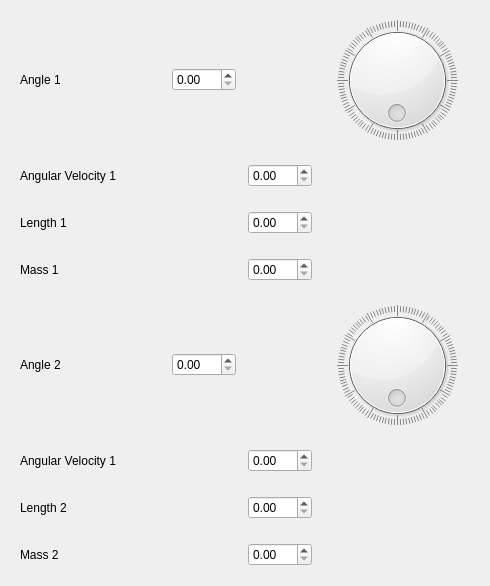
<?xml version="1.0" encoding="UTF-8"?>
<ui version="4.0">
 <class>PenduleDoubleTab</class>
 <widget class="QWidget" name="PenduleDoubleTab">
  <property name="geometry">
   <rect>
    <x>0</x>
    <y>0</y>
    <width>490</width>
    <height>578</height>
   </rect>
  </property>
  <property name="windowTitle">
   <string>Form</string>
  </property>
  <layout class="QVBoxLayout" name="verticalLayout">
   <item>
    <widget class="QWidget" name="widget_2" native="true">
     <layout class="QHBoxLayout" name="horizontalLayout">
      <item alignment="Qt::AlignLeft">
       <widget class="QLabel" name="angleLabel">
        <property name="text">
         <string>Angle 1</string>
        </property>
       </widget>
      </item>
      <item alignment="Qt::AlignLeft">
       <widget class="QDoubleSpinBox" name="angleSpinBox">
        <property name="maximum">
         <double>365.000000000000000</double>
        </property>
        <property name="singleStep">
         <double>0.100000000000000</double>
        </property>
       </widget>
      </item>
      <item>
       <widget class="QDial" name="angleDial">
        <property name="minimumSize">
         <size>
          <width>100</width>
          <height>120</height>
         </size>
        </property>
        <property name="maximum">
         <number>360</number>
        </property>
        <property name="invertedAppearance">
         <bool>true</bool>
        </property>
        <property name="invertedControls">
         <bool>false</bool>
        </property>
        <property name="wrapping">
         <bool>true</bool>
        </property>
        <property name="notchTarget">
         <double>3.000000000000000</double>
        </property>
        <property name="notchesVisible">
         <bool>true</bool>
        </property>
       </widget>
      </item>
     </layout>
    </widget>
   </item>
   <item>
    <widget class="QWidget" name="widget_8" native="true">
     <layout class="QHBoxLayout" name="horizontalLayout_7">
      <item alignment="Qt::AlignLeft">
       <widget class="QLabel" name="angleLabel_7">
        <property name="text">
         <string>Angular Velocity 1</string>
        </property>
       </widget>
      </item>
      <item alignment="Qt::AlignLeft">
       <widget class="QDoubleSpinBox" name="vitSpinBox">
        <property name="maximum">
         <double>365.000000000000000</double>
        </property>
        <property name="singleStep">
         <double>0.100000000000000</double>
        </property>
       </widget>
      </item>
     </layout>
    </widget>
   </item>
   <item>
    <widget class="QWidget" name="widget_4" native="true">
     <layout class="QHBoxLayout" name="horizontalLayout_3">
      <item alignment="Qt::AlignLeft">
       <widget class="QLabel" name="angleLabel_3">
        <property name="text">
         <string>Length 1</string>
        </property>
       </widget>
      </item>
      <item alignment="Qt::AlignLeft">
       <widget class="QDoubleSpinBox" name="lenSpinBox">
        <property name="maximum">
         <double>365.000000000000000</double>
        </property>
        <property name="singleStep">
         <double>0.100000000000000</double>
        </property>
       </widget>
      </item>
     </layout>
    </widget>
   </item>
   <item>
    <widget class="QWidget" name="widget_5" native="true">
     <layout class="QHBoxLayout" name="horizontalLayout_4">
      <item alignment="Qt::AlignLeft">
       <widget class="QLabel" name="angleLabel_4">
        <property name="text">
         <string>Mass 1</string>
        </property>
       </widget>
      </item>
      <item alignment="Qt::AlignLeft">
       <widget class="QDoubleSpinBox" name="massSpinBox">
        <property name="maximum">
         <double>365.000000000000000</double>
        </property>
        <property name="singleStep">
         <double>0.100000000000000</double>
        </property>
       </widget>
      </item>
     </layout>
    </widget>
   </item>
   <item>
    <widget class="QWidget" name="widget_3" native="true">
     <layout class="QHBoxLayout" name="horizontalLayout_2">
      <item alignment="Qt::AlignLeft">
       <widget class="QLabel" name="angleLabel_2">
        <property name="text">
         <string>Angle 2</string>
        </property>
       </widget>
      </item>
      <item alignment="Qt::AlignLeft">
       <widget class="QDoubleSpinBox" name="angleSpinBox_2">
        <property name="maximum">
         <double>365.000000000000000</double>
        </property>
        <property name="singleStep">
         <double>0.100000000000000</double>
        </property>
       </widget>
      </item>
      <item>
       <widget class="QDial" name="angleDial_2">
        <property name="minimumSize">
         <size>
          <width>100</width>
          <height>120</height>
         </size>
        </property>
        <property name="maximum">
         <number>360</number>
        </property>
        <property name="invertedAppearance">
         <bool>true</bool>
        </property>
        <property name="invertedControls">
         <bool>false</bool>
        </property>
        <property name="wrapping">
         <bool>true</bool>
        </property>
        <property name="notchTarget">
         <double>3.000000000000000</double>
        </property>
        <property name="notchesVisible">
         <bool>true</bool>
        </property>
       </widget>
      </item>
     </layout>
    </widget>
   </item>
   <item>
    <widget class="QWidget" name="widget_9" native="true">
     <layout class="QHBoxLayout" name="horizontalLayout_8">
      <item alignment="Qt::AlignLeft">
       <widget class="QLabel" name="angleLabel_8">
        <property name="text">
         <string>Angular Velocity 1</string>
        </property>
       </widget>
      </item>
      <item alignment="Qt::AlignLeft">
       <widget class="QDoubleSpinBox" name="vitSpinBox_2">
        <property name="maximum">
         <double>365.000000000000000</double>
        </property>
        <property name="singleStep">
         <double>0.100000000000000</double>
        </property>
       </widget>
      </item>
     </layout>
    </widget>
   </item>
   <item>
    <widget class="QWidget" name="widget_6" native="true">
     <layout class="QHBoxLayout" name="horizontalLayout_5">
      <item alignment="Qt::AlignLeft">
       <widget class="QLabel" name="angleLabel_5">
        <property name="text">
         <string>Length 2</string>
        </property>
       </widget>
      </item>
      <item alignment="Qt::AlignLeft">
       <widget class="QDoubleSpinBox" name="lenSpinBox_3">
        <property name="maximum">
         <double>365.000000000000000</double>
        </property>
        <property name="singleStep">
         <double>0.100000000000000</double>
        </property>
       </widget>
      </item>
     </layout>
    </widget>
   </item>
   <item>
    <widget class="QWidget" name="widget_7" native="true">
     <layout class="QHBoxLayout" name="horizontalLayout_6">
      <item alignment="Qt::AlignLeft">
       <widget class="QLabel" name="angleLabel_6">
        <property name="text">
         <string>Mass 2</string>
        </property>
       </widget>
      </item>
      <item alignment="Qt::AlignLeft">
       <widget class="QDoubleSpinBox" name="massSpinBox_2">
        <property name="maximum">
         <double>365.000000000000000</double>
        </property>
        <property name="singleStep">
         <double>0.100000000000000</double>
        </property>
       </widget>
      </item>
     </layout>
    </widget>
   </item>
  </layout>
 </widget>
 <resources/>
 <connections/>
</ui>
